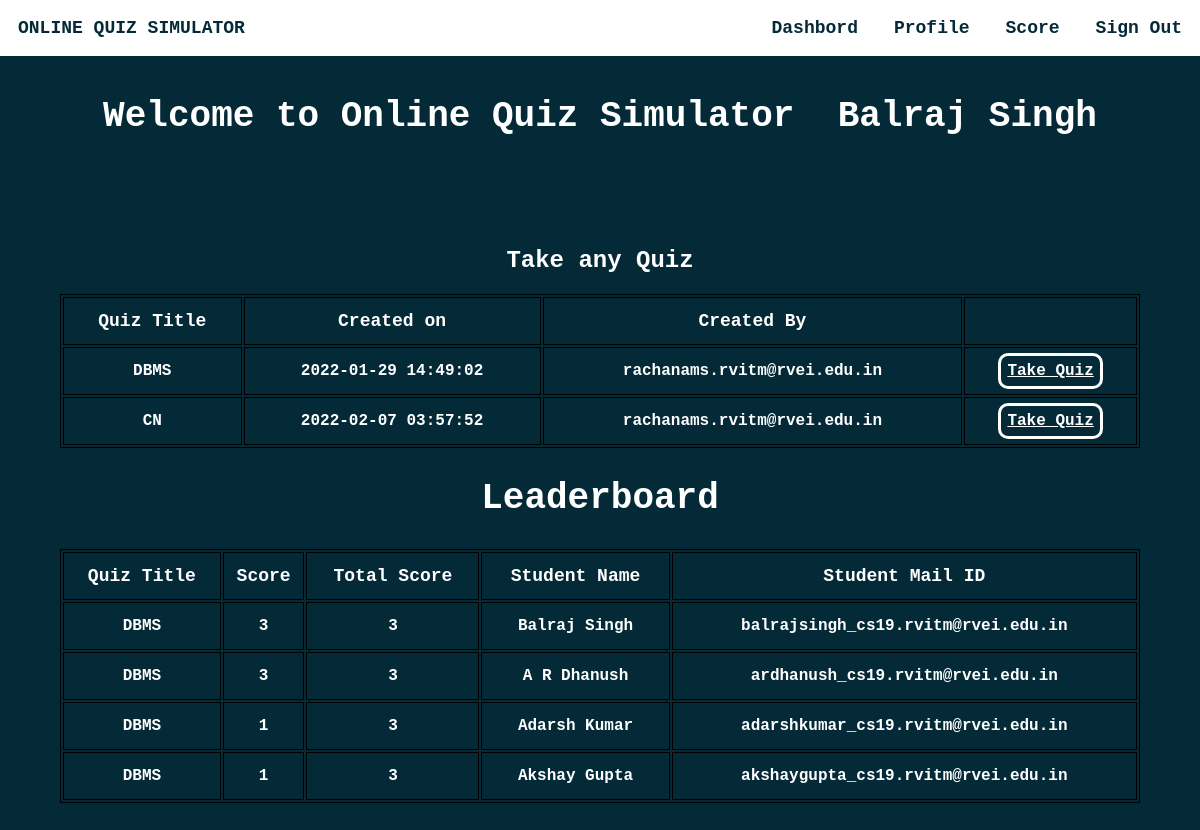
/homestud.php (signed in), run on the app's committed database.
### tables this page shows
CREATE TABLE IF NOT EXISTS `student` (
  `usn` varchar(10) NOT NULL,
  `name` varchar(20) NOT NULL,
  `mail` varchar(50) NOT NULL,
  `phno` varchar(10) NOT NULL,
  `gender` varchar(1) NOT NULL,
  `DOB` varchar(10) NOT NULL,
  `pw` varchar(200) NOT NULL,
  `dept` varchar(3) DEFAULT NULL,
  PRIMARY KEY (`mail`),
  UNIQUE KEY `mail` (`mail`),
  UNIQUE KEY `phno` (`phno`),
  UNIQUE KEY `usn` (`usn`),
  KEY `dept` (`dept`)
);

CREATE TABLE IF NOT EXISTS `quiz` (
  `quizid` int(11) NOT NULL AUTO_INCREMENT,
  `quizname` varchar(20) NOT NULL,
  `date_created` timestamp NOT NULL DEFAULT current_timestamp(),
  `mail` varchar(30) DEFAULT NULL,
  PRIMARY KEY (`quizid`),
  KEY `mail` (`mail`)
);

CREATE TABLE IF NOT EXISTS `score` (
  `slno` int(11) NOT NULL AUTO_INCREMENT,
  `score` int(11) NOT NULL,
  `quizid` int(11) NOT NULL,
  `mail` varchar(50) DEFAULT NULL,
  `totalscore` int(11) DEFAULT NULL,
  `remark` varchar(20) DEFAULT NULL,
  PRIMARY KEY (`slno`),
  KEY `quizid` (`quizid`),
  KEY `mail` (`mail`)
);

### homestud.php (the view, shortened to what this page needs)
<html>
<head>
</head>
<?php
require_once 'sql.php';
                $conn = mysqli_connect($host, $user, $ps, $project);if (!$conn) {
    echo "<script>alert(\"Database error retry after some time !\")</script>";
}
?>
<body style="color: #fff !important;font-weight:bolder;margin: 0 !important;font-weight: bolder !important;font-family: 'Courier New', Courier, monospace;">
    <div style="background-color: #042A38;height: auto;">
        <div class="navbar" style="display: inline-flex;width: 100%;color:#042A38;position:fixed;">
            <section style="margin: 1.5vw;">ONLINE QUIZ SIMULATOR</section>
            <ul style="display: inline-flex;padding: 0 !important;margin: 0;float: right;right: 0;position: fixed;width: 50vw;">
                <li onclick="dash()">Dashbord</li>
                <li onclick="prof()">Profile</li>
                <li onclick="score()">Score</li>
                <li onclick="lo()">Sign Out</li>
            </ul>
        </div><br><br>
        <?php
        $type1 = $_SESSION["type"];
        $username1 = $_SESSION["username"];
        $sql = "select * from " . $type1 . " where mail='{$username1}'";
        $res =   mysqli_query($conn, $sql);
        if ($res == true) {
            while ($row = mysqli_fetch_array($res)) {
                $dbname = $row['name'];
            }
        }
        ?>
        <center><section style="width:100vw;margin:0vw;margin-top:5vw;font-size:3vw;">Welcome to Online Quiz Simulator &nbsp;<?php echo $dbname ?></section></center>
        <section style="color:#fff !important"><br><br><br><br><br>
        <?php
            $sql ="select * from quiz";
            $res=mysqli_query($conn,$sql);
            if($res)
            {
                echo "<center><h1 style=\"font-size:2vw;\">Take any Quiz</h1></center>";
                echo "<center><table><thead><tr><td>Quiz Title</td><td>Created on</td><td>Created By</td><td>  </td></tr></thead>";
                while ($row = mysqli_fetch_assoc($res)) {
                    echo "<tr><td>".$row["quizname"]."</td><td>".$row["date_created"]."</td><td>".$row["mail"]."</td><td><a id=\"tq\" href='takeq.php?qid=".$row['quizid']."'>Take Quiz</button></tr>";
                }
                echo "</table></center>";
            }
            ?>
        </section>
            <section style="color:#fff !important">
            <?php
            $sql="call leaderboard;";
            $res=mysqli_query($conn,$sql);
            if($res)
            {
                echo "<center><h1 style=\"font-size: 3vw\">Leaderboard</h1></center>";
                echo "<table id=\"le\"><thead><tr><td>Quiz Title</td><td>Score</td><td>Total Score</td><td>Student Name</td><td>Student Mail ID</td></tr></thead>";
                while ($row = mysqli_fetch_assoc($res)) {
                    echo "<tr><td>".$row["quizname"]."</td><td>".$row["score"]."</td><td>".$row["totalscore"]."</td><td>".$row["name"]."</td><td>".$row["mail"]."</td></tr>";
                }
                echo "</table><br><br><br>";
            }
            else{
                echo mysqli_error($conn);
            }
            ?>
        </section>
    </div>
</body>
</html>

### homestud.php (style rules this page uses)
li { margin: 1.5vw; font-size: 1.5vw !important; }
ul { list-style: none; width: auto !important; font-weight: 2vw !important; }
.navbar { background-color: white !important; font-size: 1.5vw !important; }
a { text-decoration: none; color: #fff; }
table { width: 90vw; margin-left: 5vw; margin-right: 5vw; align-content: center; border: 1px solid black; }
thead { font-weight:900; font-size: 1.5vw; }
td { width: auto; border: 1px solid black; text-align: center; height: 4vw; font-weight: bold; }
#tq { text-decoration: underline; border: 3px solid #fff; padding: 0.5vw; border-radius: 10px; }
#le { margin-bottom: 2vw; }

### data on the page
student: name "Balraj Singh"
quiz: quizname "DBMS", date_created "2022-01-29 14:49:02", mail "rachanams.rvitm@rvei.edu.in"
quiz: quizname "CN", date_created "2022-02-07 03:57:52", mail "rachanams.rvitm@rvei.edu.in"
score: quizid.quizname "DBMS", score "3", totalscore "3", mail.name "Balraj Singh", mail "balrajsingh_cs19.rvitm@rvei.edu.in"
score: quizid.quizname "DBMS", score "3", totalscore "3", mail.name "A R Dhanush", mail "ardhanush_cs19.rvitm@rvei.edu.in"
score: quizid.quizname "DBMS", score "1", totalscore "3", mail.name "Adarsh Kumar", mail "adarshkumar_cs19.rvitm@rvei.edu.in"
score: quizid.quizname "DBMS", score "1", totalscore "3", mail.name "Akshay Gupta", mail "akshaygupta_cs19.rvitm@rvei.edu.in"
